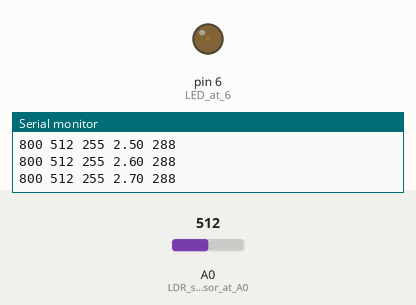
Recording of a sketch running on a simulated Arduino Uno, built with avr-gcc and run on an emulated ATmega328P. On the bench: output pins drawn as LEDs (lit = HIGH), the last lines printed to the serial monitor. Inputs (shaded band) come from the test bench; at power-on: A0 (LDR_sensor_at_A0) = 512.

Above: at 1.2 s.
1.3 s: A0 (LDR_sensor_at_A0) set to 900
At 3.62 s:
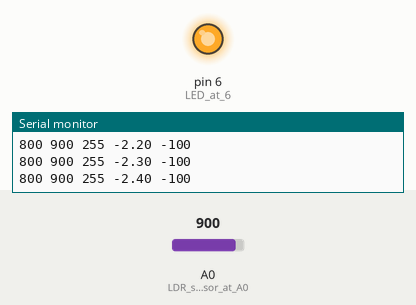
4.3 s: A0 (LDR_sensor_at_A0) set to 716
7.3 s: A0 (LDR_sensor_at_A0) set to 1023
At 57.11 s:
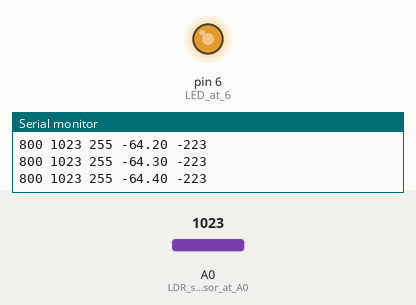
Timing chart, 0 to 58.8 s (numbered marks = the images above; inputs shaded):
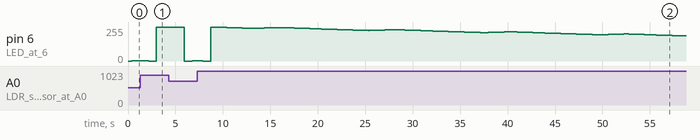

The sketch:

pid_light.ino
```cpp
/*in this code, using PID controller contorl the intensity or brightness in a place.
 * using thi code, in a place light will be automatic adjusted.
 * here we measure the light intensity or brightness using the LDR.the value of the LED is independent
 * our main gola is to using the value of LDR in the PID controller algorithom
 * automatic adjust the light intensity or brightness.
*/

int cumalativeError=0;
int intregralActiveZone=780;
int error;
int lastError;
float a=0;
float implementPID=0;

int
  derivative=0,
  porportional=0,
  integral=0;
float kp,ki,kd;
int last_proportional=0;
int LDR_sensor_value=0,present_Sensor_value=0;
float pid;

void setup() {
  pinMode(A0,INPUT);//LDR sensor at A0
  pinMode(6,OUTPUT);//LED at 6
  Serial.begin(9600);
  analogWrite(6,0);
}

void loop() {
  LDR_sensor_value=analogRead(A0);

PID();

//analogWrite(6,1);
//for debag

Serial.print(800);


//Serial.println("LDR_sensor_value");
Serial.print(" ");
Serial.print(LDR_sensor_value);

Serial.print(" ");
Serial.print(255);


Serial.print(" ");
Serial.print(implementPID);

//Serial.print(" ");
//Serial.println(pid);


//delay(100);

}

void PID(){


present_Sensor_value=LDR_sensor_value;


       error=800- present_Sensor_value;
       Serial.print(" ");
Serial.println(error);
      if(error<200 && error!=0) ////integral intregralActiveZone
      {
      cumalativeError+=error;
      }
      else{
      cumalativeError=0;
      }


      porportional=error * kp;
    integral=cumalativeError *ki;
    derivative=(error-lastError)*kd;
      if(error==0){
        derivative=0;
        }


 lastError=error;


  kp=.9;
  ki=0.1;
  kd=0.6;


 pid=porportional*kp + integral*ki + derivative*kd;

 if(error=!0){

if(pid>0){

  implementPID+=a+0.1;
  analogWrite(6,implementPID);
  }

if(pid<0){

  implementPID+=a-0.1;
  analogWrite(6,implementPID);
  }

  delay(40);
//if(pid>255){
//  float modifiedPID=pid*0.1;
//  implementPID=a+modifiedPID;
//  analogWrite(6,implementPID);
//  }
//
//if(pid<0){
//   float modifiedPID=pid*0.1;
//   implementPID=a-modifiedPID;
//analogWrite(6,implementPID);
//}
//else{
//  float modifiedPID=pid*0.3;
//  implementPID=a+modifiedPID;
//  analogWrite(6,implementPID);
//  }

 }

//const int max=255;
//  if(pid>max)
//   {pid=max;
//   analogWrite(6,pid);
//   }
//  if(pid<-max)
//  { pid= (-1*max);
//  analogWrite(6,pid);
//   }
//
//  if(pid<0)
//  {
//   analogWrite(6,max+pid);
//  }
//  else
//  {
//   analogWrite(6,max-pid);
//  }


LDR_sensor_value=analogRead(A0);
//Serial.println(LDR_sensor_value);

//delay(4);


}
```
